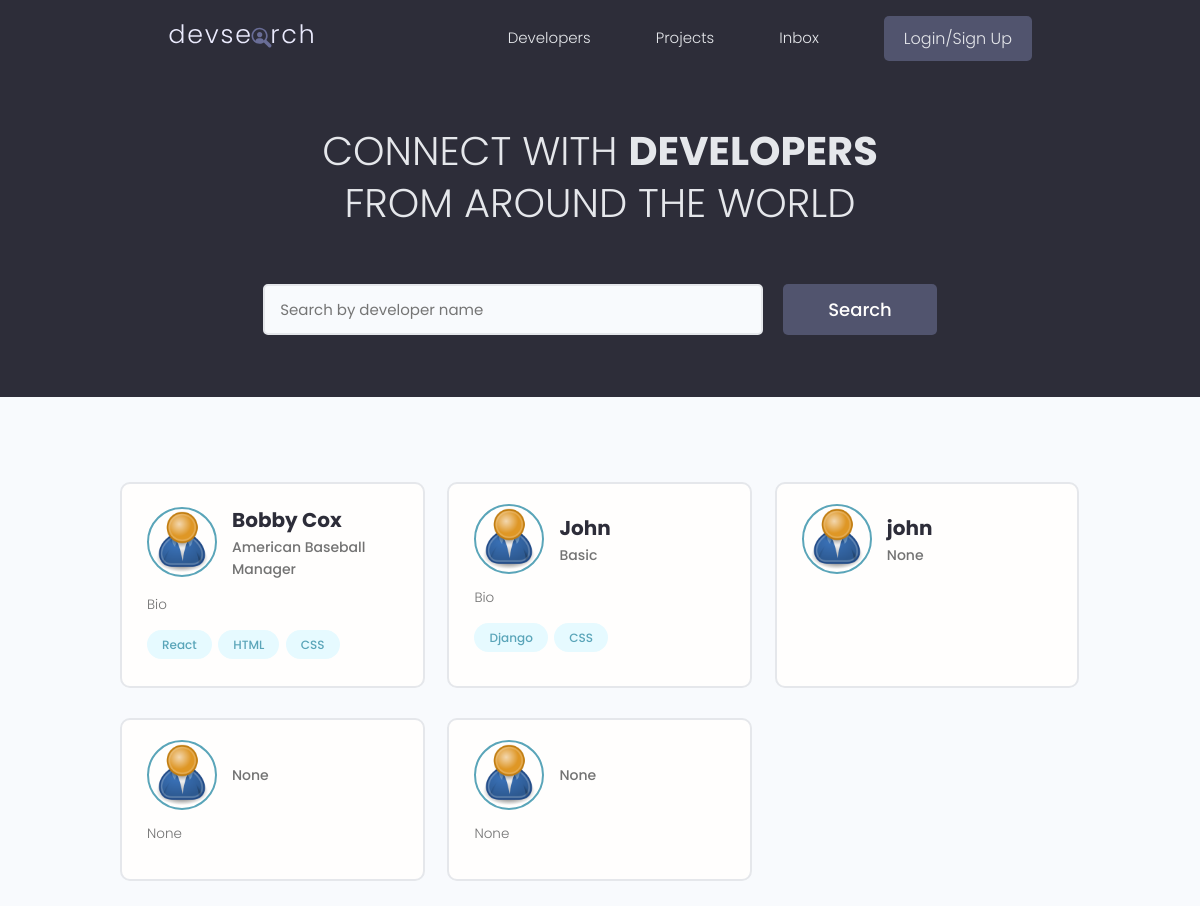
Before: / with the older database file.
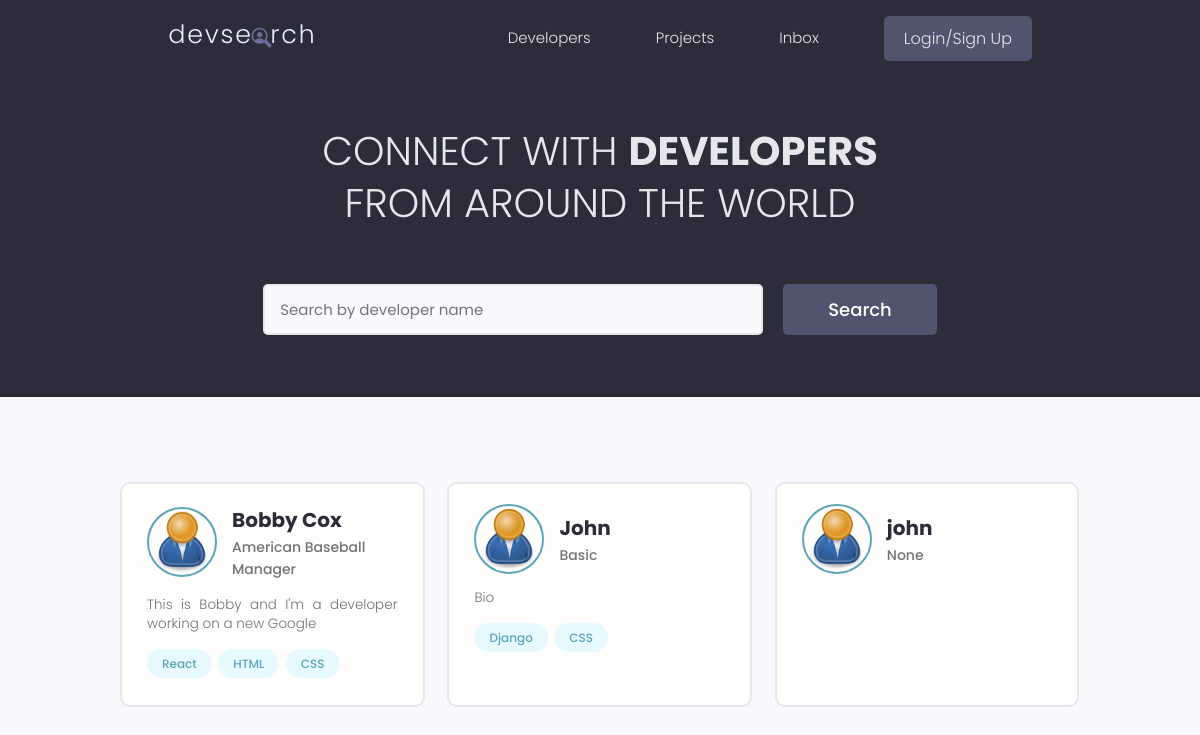
After: the same page with the newer database file.
### users/models.py (models this page shows, shortened)
class Profile(models.Model):
    user = models.OneToOneField(User, on_delete=models.CASCADE, null=True, blank=True)
    name = models.CharField(max_length=200, blank=True, null=True)
    email = models.EmailField(max_length=500, blank=True, null=True)
    username = models.CharField(max_length=200, blank=True, null=True)
    location = models.CharField(max_length=200, blank=True, null=True)
    short_intro = models.CharField(max_length=200, blank=True, null=True)
    bio = models.TextField(blank=True, null=True)
    profile_image = models.ImageField(null=True, blank=True, upload_to='profiles/', default="profiles/user-default.png")
    social_github = models.CharField(max_length=200, blank=True, null=True)
    social_twitter = models.CharField(max_length=200, blank=True, null=True)
    social_linkedin = models.CharField(max_length=200, blank=True, null=True)
    social_youtube = models.CharField(max_length=200, blank=True, null=True)
    social_website = models.CharField(max_length=200, blank=True, null=True)
    created = models.DateTimeField(auto_now_add=True)
    id = models.UUIDField(default=uuid.uuid4, unique=True, primary_key=True, editable=False)

class Skill(models.Model):
    owner = models.ForeignKey(Profile, on_delete=models.CASCADE, null=True, blank=True)
    name = models.CharField(max_length=200, blank=True, null=True)
    description = models.TextField(null=True, blank=True)
    created = models.DateTimeField(auto_now_add=True)
    id = models.UUIDField(default=uuid.uuid4, unique=True, primary_key=True, editable=False)
    def __str__(self):
        return str(self.name)

### users/views.py (the view)
# urls.py: path('', views.profiles, name="profiles"),
def profiles(request):
    profiles = Profile.objects.all()
    context = {'profiles': profiles}
    return render(request, 'users/profiles.html', context)

### users/templates/users/profiles.html (shortened to what this page needs)
{% extends 'main.html' %}
{% block content %}
<main class="home">
    <section class="hero-section text-center">
      <div class="container container--narrow">
        <div class="hero-section__box">
          <h2>CONNECT WITH <span>DEVELOPERS</span></h2>
          <h2>FROM AROUND THE WORLD</h2>
        </div>
        <div class="hero-section__search">
          <form class="form" action="#" method="get">
            <div class="form__field">
              <input class="input input--text" id="formInput#search" type="text" name="text"
                placeholder="Search by developer name" />
            </div>
            <input class="btn btn--sub btn--lg" type="submit" value="Search" />
          </form>
        </div>
      </div>
    </section>
    <section class="devlist">
      <div class="container">
        <div class="grid grid--three">
          {% for profile in profiles %}
          <div class="column card">
            <div class="dev">
              <a href="{% url 'user-profile' profile.id %}" class="card__body">
                <div class="dev__profile">
                  <img class="avatar avatar--md" src="{{ profile.profile_image.url }}" alt="image" />
                  <div class="dev__meta">
                    <h3>{{profile.name}}</h3>
                    <h5>{{profile.short_intro|slice:"60"}}</h5>
                  </div>
                </div>
                <p class="dev__info">{{profile.bio|slice:"150"}}</p>
                <div class="dev__skills">
                    {% for skill in profile.skill_set.all|slice:"5" %}
                  <span class="tag tag--pill tag--main">
                    <small>{{skill}}</small>
                  </span>
                    {% endfor%}
                </div>
              </a>
            </div>
          </div>
          {% endfor %}
        </div>
      </div>
    </section>
  </main>
{% endblock content %}

### templates/main.html (shortened to what this page needs)
<!DOCTYPE html>
{% load static %}
<html>
<head>
    <link rel="stylesheet" href="https://cdn.iconmonstr.com/1.3.0/css/iconmonstr-iconic-font.min.css" />
    <link rel="stylesheet" href="{% static 'uikit/styles/uikit.css' %}" />
    <link rel="stylesheet" href="{% static 'styles/app.css' %}" />
</head>
<body>
    {% include 'navbar.html' %}
    {% block content %}
    {% endblock content %}
</body>
</html>

### templates/navbar.html (shortened to what this page needs)
{% load static %}
  <header class="header">
    <div class="container container--narrow">
      <a href="{% url 'profiles' %}" class="header__logo">
        <img src="{% static 'images/logo.svg' %}" alt="DevSearch Logo" />
      </a>
      <nav class="header__nav">
        <ul class="header__menu">
          <li class="header__menuItem"><a href="{% url 'profiles' %}">Developers</a></li>
          <li class="header__menuItem"><a href="{% url 'projects' %}">Projects</a></li>
          <li class="header__menuItem"><a href="">Inbox</a></li>
          {% if request.user.is_authenticated %}
          <li class="header__menuItem"><a href="{% url 'account' %}">Account</a></li>
          <li class="header__menuItem"><a href="{% url 'logout' %}" class="btn btn--sub">Logout</a></li>
          {% else %}
          <li class="header__menuItem"><a href="{% url 'login' %}" class="btn btn--sub">Login/Sign Up</a></li>
          {% endif %}
        </ul>
      </nav>
    </div>
  </header>

### static/styles/app.css (style rules this page uses)
:root { --color-sub: #2d2d39; }
.btn--sub { background-color: var(--color-sub-light); }
.card { border: 2px solid var(--color-light); }
img { width: 100%; }
.header { position: sticky; z-index: 111; background-color: var(--color-sub); padding: 1.5rem 0; }
.header > .container { display: flex; justify-content: space-between; align-items: center; }
.header__logo > img { height: 3.8rem; }
.header__nav > ul { display: inline-flex; align-items: center; list-style: none; gap: 6.5rem; }
.header__menuItem > a { color: var(--color-light); font-weight: 300; }
.hero-section { height: 40vh; display: flex; align-items: center; background-color: var(--color-sub); }
.hero-section__box { margin-bottom: 4rem; }
.hero-section__box > h2, .hero-section__box > h2 > span { font-size: 4rem; color: var(--color-light); line-height: 1.3; text-transform: uppercase; }
.hero-section__box > h2 { font-weight: 300; }
.hero-section__box > h2 > span { font-weight: 700; }
.hero-section__search > .form { display: flex; align-items: center; justify-content: center; gap: 2rem; }
.hero-section__search > .form input.input--text { width: 50rem; }
.devlist { margin-top: 8rem; }
.devlist .grid { align-items: stretch; }
.devlist .dev .dev__profile { display: flex; align-items: center; gap: 1.5rem; }
.devlist .dev .dev__meta h3 { color: var(--color-sub); font-size: 2rem; font-weight: 700; }
.devlist .dev .dev__meta h5 { color: var(--color-text); font-size: 1.4rem; font-weight: 500; }
.devlist .dev .dev__info { margin: 1.5rem 0; font-size: 1.35rem; line-height: 1.4; text-align: justify; }

### static/uikit/styles/modules/_variables.css (style rules this page uses)
:root { --color-main: #5aa5b9; --color-main-light: #e6faff; --color-sub: #3f4156; --color-sub-light: #51546e; --color-sub-lighter: #ededfd; --color-text: #737373; --color-gray: #8b8b8b; --color-light: #e5e7eb; --color-light-gray: #767676; --color-bg: #f8fafd; --color-white: #fffefd; --color-white-light: #f3f3f3; --color-success: #359e64; --color-success-bg: #def8e8; --color-error: #fc4b0b; --color-error-bg: #fff2ee; --font-base: 'Poppins', arial, helvetica, 'Segoe UI', roboto, ubuntu, sans-serif; --font-monospace: 'Fira Code', 'Courier New', courier, monospace; --font-regular: 300; --font-medium: 500; --font-bold: 700; --generic-shadow: 1px 1px 5px #00000010; --generic-transition: all 0.3s ease-in-out; }

### static/uikit/styles/modules/_base.css (style rules this page uses)
* { margin: 0; padding: 0; box-sizing: border-box; text-rendering: optimizeLegibility; color: inherit; font-size: inherit; }
html { font-size: 50%; }
@media only screen and (min-width: 480px) { html { font-size: 56.25%; } }
@media only screen and (min-width: 1200px) { html { font-size: 62.5%; } }
body { line-height: 1.6; font-weight: 400; font-size: 1.5rem; color: var(--color-text); background-color: var(--color-bg); min-height: 100vh; }

### static/uikit/styles/modules/_typography.css (style rules this page uses)
* { font-family: var(--font-base); }
h2 { font-size: 3.6rem; font-weight: var(--font-bold); }
h3 { font-size: 3.2rem; font-weight: var(--font-medium); }
h5 { font-size: 2.4rem; font-weight: var(--font-medium); }
h5, h6 { font-weight: var(--font-regular); }
p, span, strong { font-size: 1.6rem; color: var(--color-text); font-weight: var(--font-regular); }
a { padding-bottom: 2px; text-decoration: none; display: inline-block; color: var(--color-main); font-weight: var(--font-medium); }

### static/uikit/styles/modules/_utilities.css (style rules this page uses)
.container { width: 92%; max-width: 165rem; margin: 0 auto; box-sizing: border-box; }
.container--narrow { width: 92%; max-width: 120rem; }
@media screen and (min-width: 1000px) { .container { width: 90%; } }
@media screen and (min-width: 1000px) { .container--narrow { width: 85%; } }
@media screen and (min-width: 1200px) { .container { width: 80%; } }
@media screen and (min-width: 1200px) { .container--narrow { width: 72%; } }
.text-center { text-align: center; }

### static/uikit/styles/modules/_avatar.css (style rules this page uses)
.avatar { border-radius: 50%; border: 2px solid var(--color-main); object-fit: cover; }
.avatar--md { height: 7rem; width: 7rem; }

### static/uikit/styles/modules/_button.css (style rules this page uses)
.btn { display: inline-block; position: relative; cursor: pointer; background-color: var(--color-light); font-weight: var(--font-medium); color: var(--color-sub); text-decoration: none; padding: 1rem 2rem; border-radius: 0.5rem; border: none; width: -webkit-fit-content; width: -moz-fit-content; width: fit-content; height: -webkit-fit-content; height: -moz-fit-content; height: fit-content; font-size: 1.6rem; outline-width: 0; outline-color: transparent; -webkit-backface-visibility: hidden; backface-visibility: hidden; transition: all 0.3s ease-in-out; }
.btn--sub { background-color: var(--color-sub); color: var(--color-white); }
.btn--lg { font-size: 1.8rem; padding: 1.2rem 4.5rem; }

Changed rows visible on the page:
removed Profile: profile_image (placeholder picture), short_intro "None", bio "None"
removed Profile: profile_image (placeholder picture), short_intro "None", bio "None"
changed Profile "Bobby Cox": bio "Bio" → "This is Bobby and I'm a developer working on a new Google"
